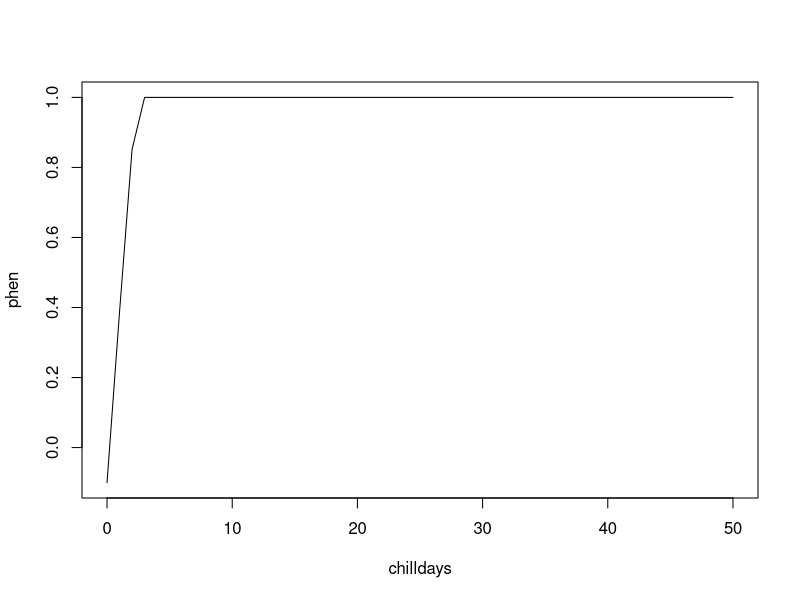

The R script that drew this image:
rm(list = ls())

turnover_leaf <- 0.1
k_chilla <- 0
k_chillb <- 100
k_chillk <- 0.05
phengdd5ramp <- 1 # 0 for evergreens
  
# gdd5 <- seq(0,1000, by=0.01)
gdd5 <- 90

chilldays <- seq(0, 50)

# gdd0 <- (k_chilla + k_chillb * exp(-k_chillk * chilldays))
gdd0 <- lapply(chilldays, function(ch) (k_chilla + k_chillb * exp(-k_chillk * ch)))

# phen <- lapply(gdd5, function(g) min(1.0, (1.0-turnover_leaf) + turnover_leaf * (g - gdd0 / phengdd5ramp)))
phen <- lapply(gdd0, function(g) min(1.0, (1.0-turnover_leaf) + turnover_leaf * (gdd5 - g / phengdd5ramp)))

plot(chilldays, phen, type = "l")

